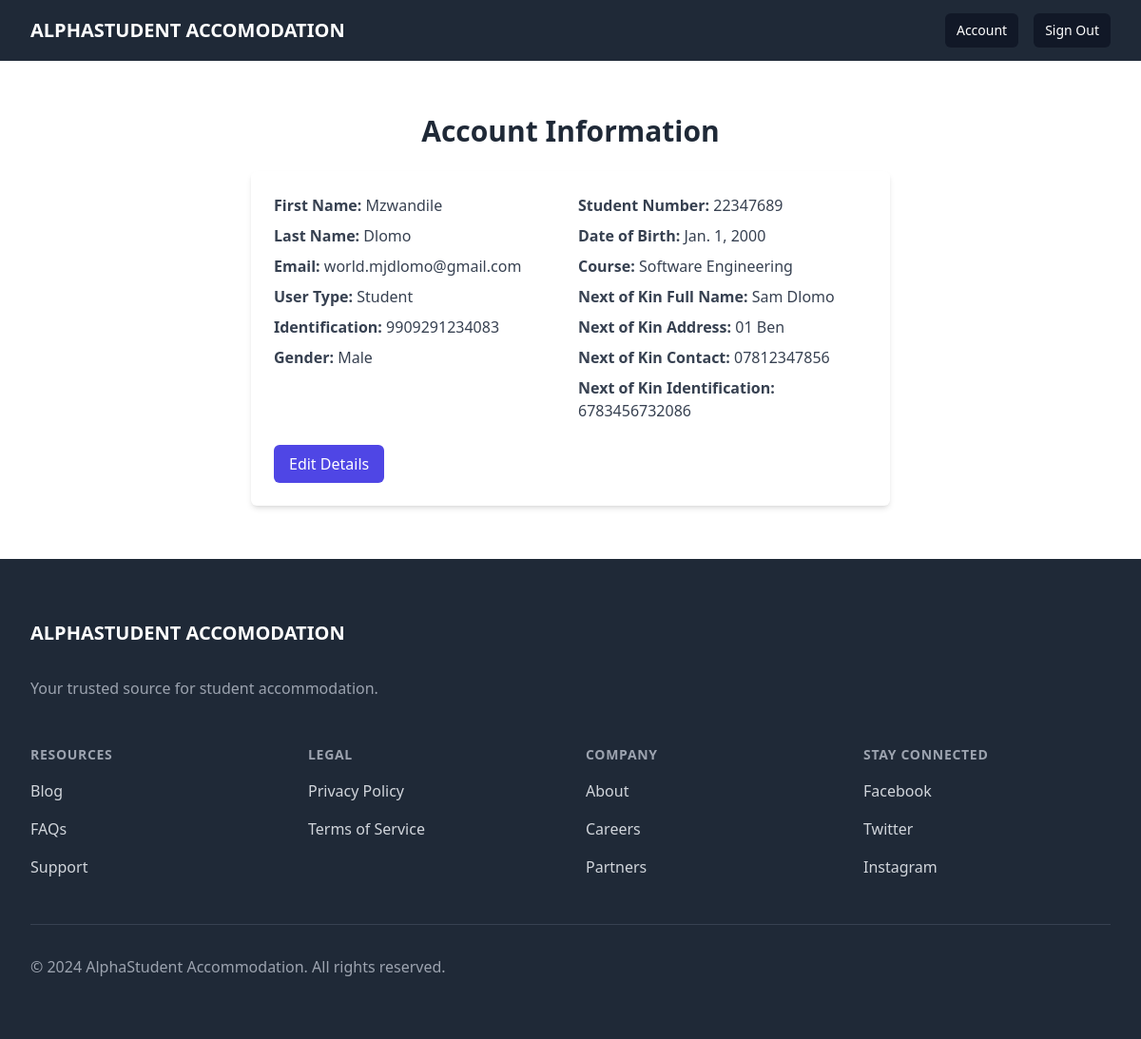
The app's page /accounts/ (signed in), older data.
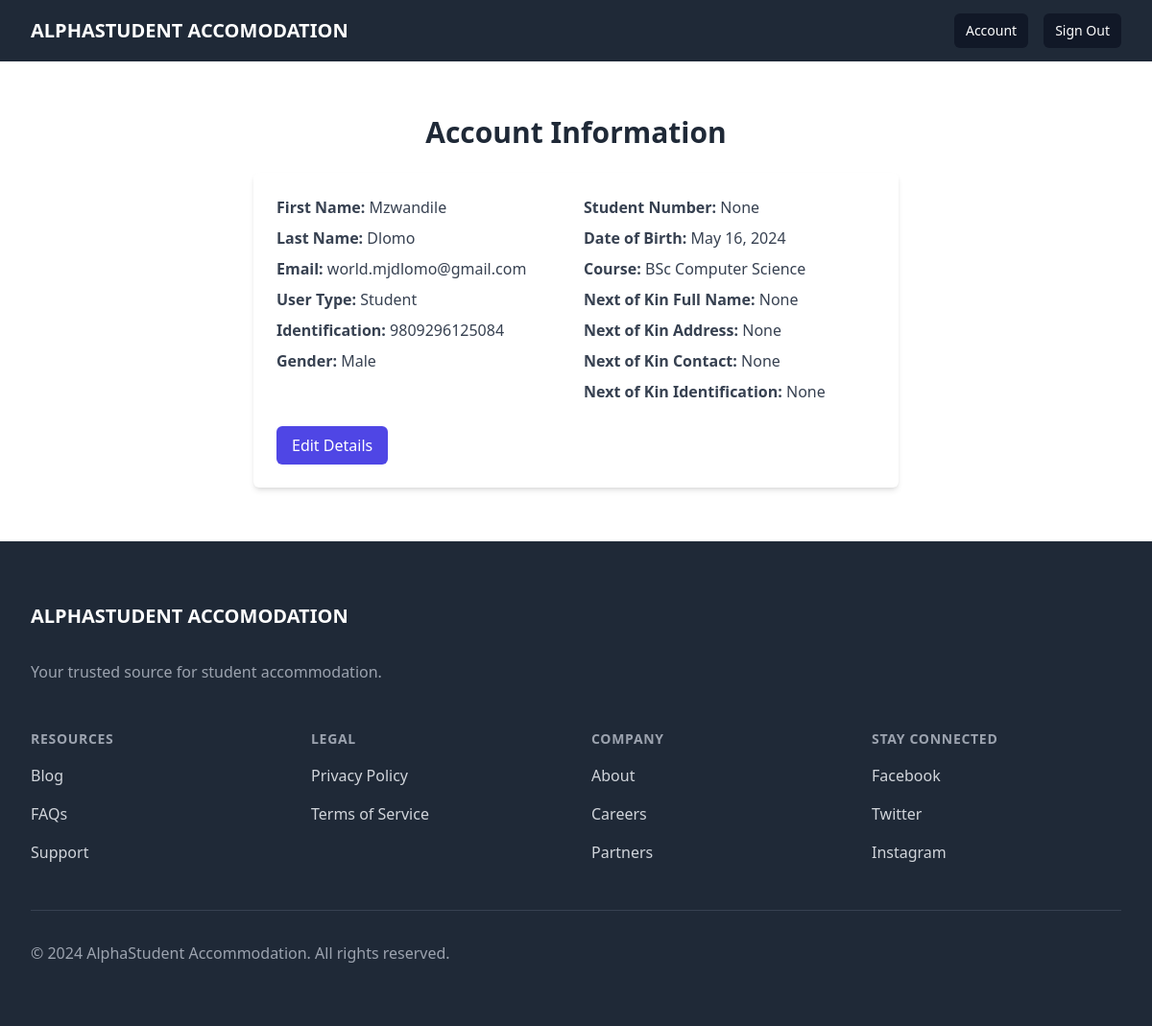
The same page, newer data.
### accounts/models.py (models this page shows, shortened)
class CustomUser(AbstractUser):
    username = None
    is_accepted = models.BooleanField(default=False)
    email = models.EmailField(unique=True, verbose_name='Email Address')
    user_type = models.CharField(max_length=20, choices=(
        ('student', 'Student'),
        ('student_leader', 'Student Leader'),
        ('admin', 'Admin'),
    ), default='student')
    identification = models.CharField(max_length=20, blank=True, null=True)
    gender = models.CharField(max_length=10, choices=(
        ('male', 'Male'),
        ('female', 'Female'),
    ), blank=True, null=True)
    student_number = models.CharField(max_length=20, blank=True, null=True)
    date_of_birth = models.DateField(blank=True, null=True)
    course = models.CharField(max_length=100, blank=True, null=True)
    next_of_kin_full_name = models.CharField(max_length=100, blank=True, null=True)
    next_of_kin_address = models.CharField(max_length=200, blank=True, null=True)
    next_of_kin_contact = models.CharField(max_length=20, blank=True, null=True)
    next_of_kin_identification = models.CharField(max_length=20, blank=True, null=True)
    USERNAME_FIELD = 'email'
    REQUIRED_FIELDS = []
    objects = CustomUserManager()

### accounts/views.py (the view)
# urls.py: path('', views.account_view, name='account'),
def account_view(request):
    try:
        user = get_object_or_404(CustomUser, pk=request.user.id)
    except AttributeError:
        messages.error(request, "Error retrieving student profile. Please contact support.")
        return redirect('accounts:login')
    if request.method == 'POST':
        form = StudentForm(request.POST, instance=user)
        if form.is_valid():
            form.save()
            messages.success(request, 'Account information updated successfully!')
            return redirect('accounts:account')
    else:
        form = StudentForm(instance=user)
    context = {
        'form': form,
        'user': request.user
    }
    return render(request, 'accounts/account_page.html', context)

### accounts/templates/accounts/account_page.html (shortened to what this page needs)
{% extends 'base.html' %}
{% block content %}
<div class="container mx-auto py-8">
    <h1 class="text-3xl font-bold mb-6 text-center text-gray-800">Account Information</h1>
    {% if edit_mode %}
    <div class="max-w-2xl mx-auto bg-white shadow-md rounded-md p-6">
        <h2 class="text-xl font-bold mb-4 text-gray-800">Update Details</h2>
        <form method="POST">
            {% csrf_token %}
            {% for field in form %}
            <div class="mb-4">
                <label for="{{ field.id_for_label }}" class="block text-gray-700 font-bold mb-2">{{ field.label_tag }}</label>
                <div class="flex">
                    {{ field }}
                    {% if field.field.required %}<span class="ml-2 text-red-500">*</span>{% endif %}
                </div>
                {% if field.errors %}
                <div class="text-sm text-red-500">{{ field.errors }}</div>
                {% endif %}
            </div>
            {% endfor %}
            <button type="submit" class="w-full px-4 py-2 bg-indigo-600 text-white rounded-md hover:bg-indigo-700 focus:outline-none focus:bg-indigo-700">Update</button>
        </form>
    </div>
    {% else %}
    <div class="max-w-2xl mx-auto bg-white shadow-md rounded-md p-6">
        <div class="grid grid-cols-2 gap-4">
            <div>
                <p class="mb-2 text-gray-700"><strong>First Name:</strong> {{ user.first_name }}</p>
                <p class="mb-2 text-gray-700"><strong>Last Name:</strong> {{ user.last_name }}</p>
                <p class="mb-2 text-gray-700"><strong>Email:</strong> {{ user.email }}</p>
                <p class="mb-2 text-gray-700"><strong>User Type:</strong> {{ user.get_user_type_display }}</p>
                <p class="mb-2 text-gray-700"><strong>Identification:</strong> {{ user.identification }}</p>
                <p class="mb-2 text-gray-700"><strong>Gender:</strong> {{ user.get_gender_display }}</p>
            </div>
            <div>
                <p class="mb-2 text-gray-700"><strong>Student Number:</strong> {{ user.student_number }}</p>
                <p class="mb-2 text-gray-700"><strong>Date of Birth:</strong> {{ user.date_of_birth }}</p>
                <p class="mb-2 text-gray-700"><strong>Course:</strong> {{ user.course }}</p>
                <p class="mb-2 text-gray-700"><strong>Next of Kin Full Name:</strong> {{ user.next_of_kin_full_name }}</p>
                <p class="mb-2 text-gray-700"><strong>Next of Kin Address:</strong> {{ user.next_of_kin_address }}</p>
                <p class="mb-2 text-gray-700"><strong>Next of Kin Contact:</strong> {{ user.next_of_kin_contact }}</p>
                <p class="mb-2 text-gray-700"><strong>Next of Kin Identification:</strong> {{ user.next_of_kin_identification }}</p>
            </div>
        </div>
        <button id="editBtn" class="px-4 py-2 mt-4 bg-indigo-600 text-white rounded-md hover:bg-indigo-700 focus:outline-none focus:bg-indigo-700">Edit Details</button>
    </div>
    {% endif %}
</div>
{% endblock %}

### templates/base.html (shortened to what this page needs)
<!DOCTYPE html>
<html lang="en">
  <head>
    <script src="https://cdn.tailwindcss.com"></script>
  </head>
  <body>
    <nav class="bg-gray-800 fixed w-full z-50">
      <div class="max-w-7xl mx-auto px-4 sm:px-6 lg:px-8">
        <div class="flex items-center justify-between h-16">
          <div class="flex items-center">
            <div class="flex-shrink-0">
              <a href="{% url 'core:home' %}" class="text-white font-bold text-xl">ALPHASTUDENT ACCOMODATION</a>
            </div>
          </div>
          <div class="hidden md:block">
            <div class="ml-4 flex items-center md:ml-6">
              {% if user.is_authenticated %}
              <a href="{% url 'accounts:account' %}" class="bg-gray-900 text-white px-3 py-2 rounded-md text-sm font-medium">Account</a>
              <a href="{% url 'accounts:logout' %}" class="bg-gray-900 text-white px-3 py-2 rounded-md text-sm font-medium ml-4">Sign Out</a>
              {% else %}
              <a href="{% url 'accounts:login' %}" class="bg-gray-900 text-white px-3 py-2 rounded-md text-sm font-medium">Log In</a>
              <a href="{% url 'accounts:registration' %}" class="bg-gray-900 text-white px-3 py-2 rounded-md text-sm font-medium ml-4">Sign Up</a>
              {% endif %}
            </div>
          </div>
        </div>
      </div>
    </nav>
    <main class="pt-16">
      <div class="py-6">{% block content %} {% endblock %}</div>
    </main>
    <footer class="bg-gray-800">
      <div class="max-w-7xl mx-auto py-12 px-4 sm:px-6 lg:py-16 lg:px-8">
        <div class="xl:grid xl:grid-cols-3 xl:gap-8">
          <div class="space-y-8 xl:col-span-1">
            <a href="{% url 'core:home' %}" class="text-white font-bold text-xl">ALPHASTUDENT ACCOMODATION</a>
            <p class="text-gray-400 text-base">
              Your trusted source for student accommodation.
            </p>
          </div>
          <div class="mt-12 grid grid-cols-2 gap-8 xl:mt-0 xl:col-span-2">
            <div class="md:grid md:grid-cols-2 md:gap-8">
              <div>
                <h3 class="text-sm font-semibold text-gray-400 tracking-wider uppercase">
                  Resources
                </h3>
                <ul role="list" class="mt-4 space-y-4">
                  <li>
                    <a href="#" class="text-base text-gray-300 hover:text-white">
                      Blog
                    </a>
                  </li>
                  <li>
                    <a href="#" class="text-base text-gray-300 hover:text-white">
                      FAQs
                    </a>
                  </li>
                  <li>
                    <a href="#" class="text-base text-gray-300 hover:text-white">
                      Support
                    </a>
                  </li>
                </ul>
              </div>
              <div class="mt-12 md:mt-0">
                <h3 class="text-sm font-semibold text-gray-400 tracking-wider uppercase">
                  Legal
                </h3>
                <ul role="list" class="mt-4 space-y-4">
                  <li>
                    <a href="#" class="text-base text-gray-300 hover:text-white">
                      Privacy Policy
                    </a>
                  </li>
                  <li>
                    <a href="#" class="text-base text-gray-300 hover:text-white">
                      Terms of Service
                    </a>
                  </li>
                </ul>
              </div>
            </div>
            <div class="md:grid md:grid-cols-2 md:gap-8">
              <div>
                <h3 class="text-sm font-semibold text-gray-400 tracking-wider uppercase">
                  Company
                </h3>
                <ul role="list" class="mt-4 space-y-4">
                  <li>
                    <a href="#" class="text-base text-gray-300 hover:text-white">
                      About
                    </a>
                  </li>
                  <li>
                    <a href="#" class="text-base text-gray-300 hover:text-white">
                      Careers
                    </a>
                  </li>
                  <li>
                    <a href="#" class="text-base text-gray-300 hover:text-white">
                      Partners
                    </a>
                  </li>
                </ul>
              </div>
              <div class="mt-12 md:mt-0">
                <h3 class="text-sm font-semibold text-gray-400 tracking-wider uppercase">
                  Stay Connected
                </h3>
                <ul role="list" class="mt-4 space-y-4">
                  <li>
                    <a href="#" class="text-base text-gray-300 hover:text-white">
                      Facebook
                    </a>
                  </li>
                  <li>
                    <a href="#" class="text-base text-gray-300 hover:text-white">
                      Twitter
                    </a>
                  </li>
                  <li>
                    <a href="#" class="text-base text-gray-300 hover:text-white">
                      Instagram
                    </a>
                  </li>
                </ul>
              </div>
            </div>
          </div>
        </div>
        <div class="mt-12 border-t border-gray-700 pt-8">
          <p class="text-base text-gray-400 xl:text-center">
            &copy; 2024 AlphaStudent Accommodation. All rights reserved.
          </p>
        </div>
      </div>
    </footer>
  </body>
</html>

Row changes from the older to the newer data that the page shows:
changed CustomUser "Mzwandile": identification "9909291234083" → "9809296125084"; student_number "22347689" → "None"; date_of_birth "Jan. 1, 2000" → "May 16, 2024"; course "Software Engineering" → "BSc Computer Science"; next_of_kin_full_name "Sam Dlomo" → "None"; next_of_kin_address "01 Ben" → "None"; next_of_kin_contact "07812347856" → "None"; next_of_kin_identification "6783456732086" → "None"
